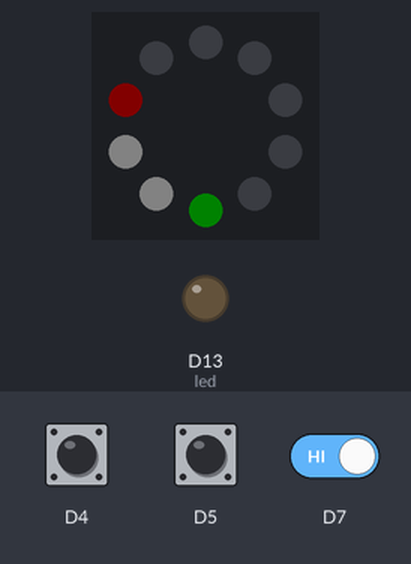
Bench run of a program on a simulated Circuit Playground running CircuitPython. Parts: the board's ring of 10 RGB LEDs (number 0 left of the top, counting anticlockwise), output pins drawn as LEDs (lit = HIGH). The inputs (shaded band) are chosen by the test bench. Dim RGB values are drawn brighter than linear; what the program prints to the serial console is not drawn.

Above: at 2.29 s.
2.3 s: button B pressed for 1 s
At 3.2 s:
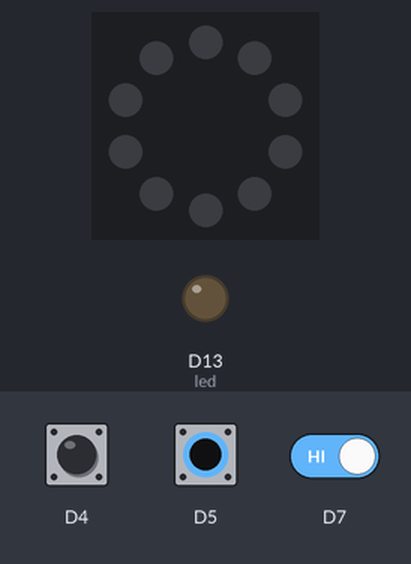
4.8 s: button A pressed for 0.15 s
At 4.88 s:
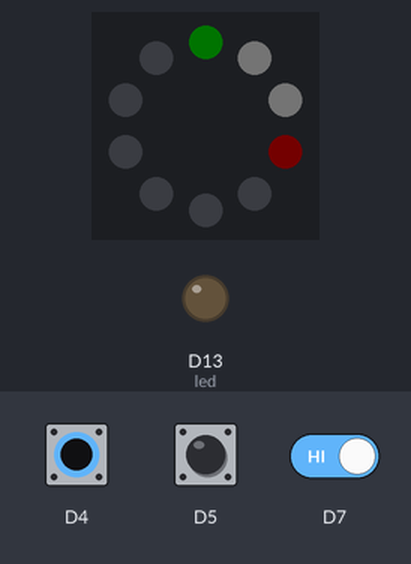
6.4 s: button A pressed for 1 s
At 6.52 s:
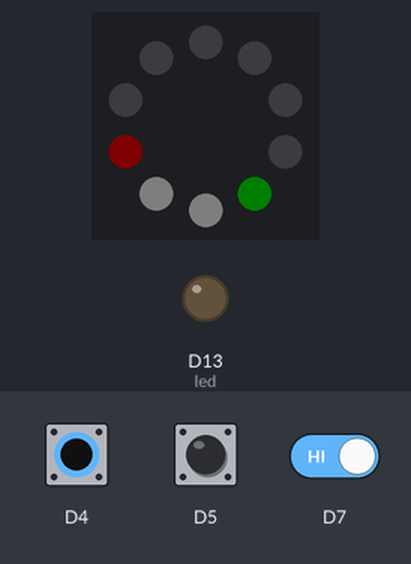
10.4 s: button B pressed for 0.15 s
At 44.89 s:
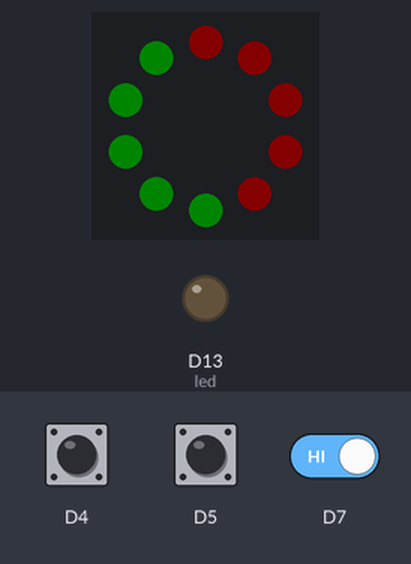

Measured:
- after the input at 4.8 s, the LEDs: change at once (image 2)

The program:

xmas.py
```python
import time

import audioio
import board
import digitalio
import neopixel

RED =   (16, 0, 0)
YELLOW = (16, 16, 0)
WHITE = (16, 16, 16)
GREEN = (0, 16, 0)
BLACK = (0, 0 , 0)

leftButton = digitalio.DigitalInOut(board.D4)
rightButton = digitalio.DigitalInOut(board.D5)
leftButton.direction = digitalio.Direction.INPUT
leftButton.pull = digitalio.Pull.DOWN
rightButton.direction = digitalio.Direction.INPUT
rightButton.pull = digitalio.Pull.DOWN

# switch = DigitalInOut(board.D2)
# switch = DigitalInOut(board.D5)  # For Feather M0 Express, Feather M4 Express
switch = digitalio.DigitalInOut(board.D7)  # For Circuit Playground Express
switch.direction = digitalio.Direction.INPUT
switch.pull = digitalio.Pull.UP

led = digitalio.DigitalInOut(board.D13)
led.direction = digitalio.Direction.OUTPUT

pixels = neopixel.NeoPixel(board.NEOPIXEL, 10, brightness = 0.4)
pixels.fill(BLACK)


print("Hello World!")

# red ring in honor of oracle:
for i in range(10):
    pixels[i] = (16 * (i+1), 0, 0)
time.sleep(1)


def checkButtons():
    if rightButton.value:
        pixels.brightness -= 0.1

    if leftButton.value:
        pixels.brightness += 0.1


while True:
    sleep_time = 0.1
    led.value = not switch.value
    time.sleep(sleep_time)


    # n * i * sleep_time = 10 seconds per block here

    # chasing green and red with yellows in the middle
    for n in range(10):
        for i in range(10):
            pixels[(i-1) % 10] = BLACK
            pixels[i] = RED
            pixels[(i+1) % 10] = WHITE
            pixels[(i+2) % 10] = WHITE
            pixels[(i+3) % 10] = GREEN
            time.sleep(sleep_time)
            checkButtons()

    # pulsating yellow and white with slower rotation
    for n in range(30):
        for i in range(10):
            if i % 2 == ((n % 2) == 1):
                pixels[i] = YELLOW
            else:
                pixels[i] = WHITE
        for j in range(10):
            if j < 5:
                pixels.brightness += .1
            else:
                pixels.brightness -= .1
            time.sleep(sleep_time)
            checkButtons()
        time.sleep(sleep_time)
        checkButtons()

    # flash the sides green and red
    for n in range(10 * 30):
        if n % 2 == 0:
            LOW_COLOR, HIGH_COLOR = GREEN, RED
        else:
            LOW_COLOR, HIGH_COLOR = RED, GREEN
        for i in range(10):
            if i < 5:
                pixels[i] = LOW_COLOR
            else:
                pixels[i] = HIGH_COLOR
        time.sleep(sleep_time)
        checkButtons()

    # rotating red and greens:
    # evens are green, odds are red
    for n in range(10 * 30):
        for i in range(10):
            if i % 2 == ((n % 2) == 1):
                pixels[i] = GREEN
            else:
                pixels[i] = RED
        time.sleep(sleep_time)
        checkButtons()

    # flash the *other* sides green and red
    for n in range(10 * 30):
        if n % 2 == 0:
            LOW_COLOR, HIGH_COLOR = GREEN, RED
        else:
            LOW_COLOR, HIGH_COLOR = RED, GREEN
        for i in range(10):
            if i in [7, 8, 9, 0, 1]:
                pixels[i] = LOW_COLOR
            else:
                pixels[i] = HIGH_COLOR
        time.sleep(sleep_time)
        checkButtons()

    # rotating candy cane
    for n in range(10 * 30):
        for i in range(10):
            if i % 2 == ((n % 2) == 1):
                pixels[i] = WHITE
            else:
                pixels[i] = RED
        time.sleep(sleep_time)
        checkButtons()
```
